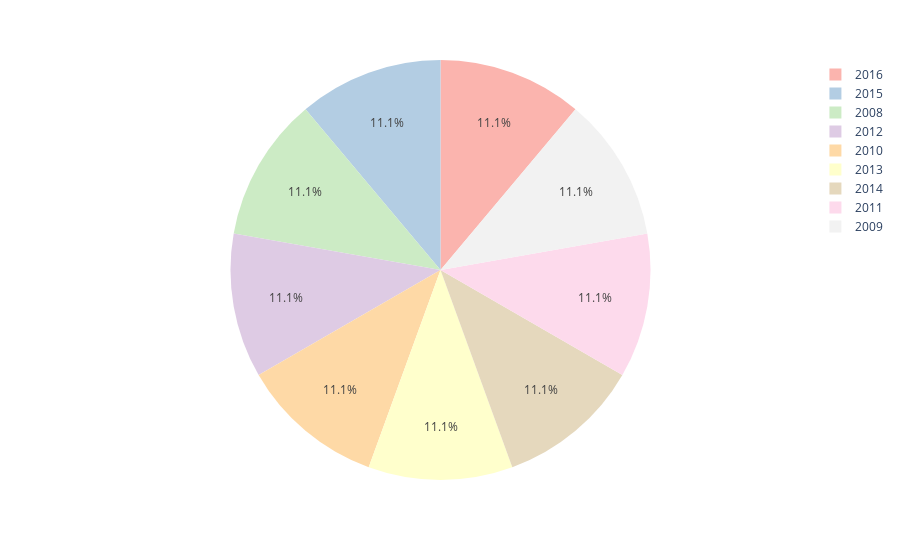

The code cell stored with this chart in its notebook:
### Code cell
fig = px.pie(years, values='Values', names='Year', color_discrete_sequence=px.colors.qualitative.Pastel1)
fig.show()

### Figure 1 — Plotly figure (JSON) as saved in the notebook; plotly's stock layout.template omitted (floating-point values rounded to 4 significant figures)
{"data": [{"domain": {"x": [0, 1], "y": [0, 1]}, "hovertemplate": "Year=%{label}<br>Values=%{value}<extra></extra>", "labels": [2016, 2015, 2008, 2012, 2010, 2013, 2014, 2011, 2009], "legendgroup": "", "name": "", "showlegend": true, "type": "pie", "values": [1498956, 1498956, 1498956, 1498956, 1498956, 1498956, 1498956, 1498956, 1498956]}], "layout": {"legend": {"tracegroupgap": 0}, "margin": {"t": 60}, "piecolorway": ["rgb(251,180,174)", "rgb(179,205,227)", "rgb(204,235,197)", "rgb(222,203,228)", "rgb(254,217,166)", "rgb(255,255,204)", "rgb(229,216,189)", "rgb(253,218,236)", "rgb(242,242,242)"]}}
